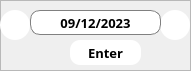
   <widget class="QFrame" name="PopupselectDay_Thu">
    <property name="geometry">
     <rect>
      <x>1375</x>
      <y>-10</y>
      <width>191</width>
      <height>71</height>
     </rect>
    </property>
    <property name="styleSheet">
     <string notr="true">#PopupselectDay_Thu{
	background-color: white;
	border-radius: 15;
	border: 2px solid white;
}</string>
    </property>
    <property name="frameShape">
     <enum>QFrame::StyledPanel</enum>
    </property>
    <property name="frameShadow">
     <enum>QFrame::Raised</enum>
    </property>
    <widget class="QLabel" name="label_21">
     <property name="geometry">
      <rect>
       <x>40</x>
       <y>37</y>
       <width>31</width>
       <height>31</height>
      </rect>
     </property>
     <property name="text">
      <string/>
     </property>
     <property name="pixmap">
      <pixmap resource="ResourceFile.qrc">:/Icon/Image/icons8-calendar-48.png</pixmap>
     </property>
     <property name="scaledContents">
      <bool>true</bool>
     </property>
    </widget>
    <widget class="QPushButton" name="pushButton_SelectedDay_Thu">
     <property name="geometry">
      <rect>
       <x>70</x>
       <y>40</y>
       <width>71</width>
       <height>25</height>
      </rect>
     </property>
     <property name="font">
      <font>
       <family>Samsung Sharp Sans</family>
       <pointsize>10</pointsize>
       <bold>true</bold>
      </font>
     </property>
     <property name="styleSheet">
      <string notr="true">#pushButton_SelectedDay_Thu
{
	border: 0px solid white;
	background-color: white;
	border-radius: 10px;
}
#pushButton_SelectedDay_Thu::pressed
{
	background-color: #99FFFF;
	border-style: inset;
}
#pushButton_SelectedDay_Thu::hover
{
	background-color: #BBBBBB;
	border-style: inset;
}</string>
     </property>
     <property name="text">
      <string>Enter</string>
     </property>
     <property name="icon">
      <iconset resource="ResourceFile.qrc">
       <normaloff>:/Icon/Image/icons8-next-50.png</normaloff>:/Icon/Image/icons8-next-50.png</iconset>
     </property>
     <property name="iconSize">
      <size>
       <width>20</width>
       <height>20</height>
      </size>
     </property>
    </widget>
    <widget class="QPushButton" name="pushButton_back_day_Thu">
     <property name="geometry">
      <rect>
       <x>0</x>
       <y>10</y>
       <width>30</width>
       <height>30</height>
      </rect>
     </property>
     <property name="styleSheet">
      <string notr="true">#pushButton_back_day_Thu
{
	background-color: white ;
	border-radius: 15;
}
#pushButton_back_day_Thu:pressed
{
	background-color: white;
	border-style: inset;
}
#pushButton_back_day_Thu:hover
{
	background-color: #CCFFFF;
	border-style: inset;
}</string>
     </property>
     <property name="text">
      <string/>
     </property>
     <property name="icon">
      <iconset resource="ResourceFile.qrc">
       <normaloff>:/Icon/Image/back.png</normaloff>:/Icon/Image/back.png</iconset>
     </property>
     <property name="iconSize">
      <size>
       <width>30</width>
       <height>30</height>
      </size>
     </property>
    </widget>
    <widget class="QPushButton" name="pushButton_next_day_Thu">
     <property name="geometry">
      <rect>
       <x>160</x>
       <y>10</y>
       <width>30</width>
       <height>30</height>
      </rect>
     </property>
     <property name="styleSheet">
      <string notr="true">#pushButton_next_day_Thu
{
	background-color :white ;
	border-radius: 15;
}
#pushButton_next_day_Thu:pressed
{
	background-color: white;
	border-style: inset;
}
#pushButton_next_day_Thu:hover
{
	background-color: #CCFFFF;
	border-style: inset;
}</string>
     </property>
     <property name="text">
      <string/>
     </property>
     <property name="icon">
      <iconset resource="ResourceFile.qrc">
       <normaloff>:/Icon/Image/next.png</normaloff>:/Icon/Image/next.png</iconset>
     </property>
     <property name="iconSize">
      <size>
       <width>30</width>
       <height>30</height>
      </size>
     </property>
    </widget>
    <widget class="QLabel" name="label_date_select_Thu">
     <property name="geometry">
      <rect>
       <x>30</x>
       <y>10</y>
       <width>131</width>
       <height>25</height>
      </rect>
     </property>
     <property name="font">
      <font>
       <family>Samsung Sharp Sans</family>
       <pointsize>10</pointsize>
       <bold>true</bold>
      </font>
     </property>
     <property name="styleSheet">
      <string notr="true">#label_date_select_Thu{
	background-color: white;
	border-radius: 10;
	border: 1px solid gray;
	color: black
}</string>
     </property>
     <property name="text">
      <string>09/12/2023</string>
     </property>
     <property name="alignment">
      <set>Qt::AlignCenter</set>
     </property>
    </widget>
   </widget>
